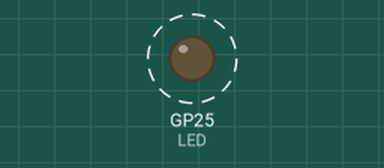
This program was run on a simulated Raspberry Pi Pico running MicroPython. On the bench: output pins drawn as LEDs (lit = HIGH). Dashed ring = blinking. What the program prints to the serial console is not drawn. At 30.0 s the program stops and its outputs stay as they are.

Above: at 0.5 s.
Timing chart, 0 to 4.6 s (numbered marks = the images above):
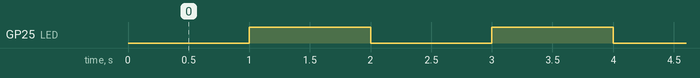

The program:

flash_the_light_every_second.py
```python
from machine import Pin
from time import sleep

LED = Pin(25, Pin.OUT)
LED.value(1)
i = 0

while i < 30:
    i += 1
    print(LED.value())
    if LED.value() == 1:
        newLEDState = 0
    else:
        newLEDState = 1
    print(newLEDState)
    LED.value(newLEDState)
    sleep(1)
```

Measured:
- by itself, GP25 (LED): alternates HIGH for 1.0 s and LOW for 1.0 s, 29 changes in all, then stays HIGH
